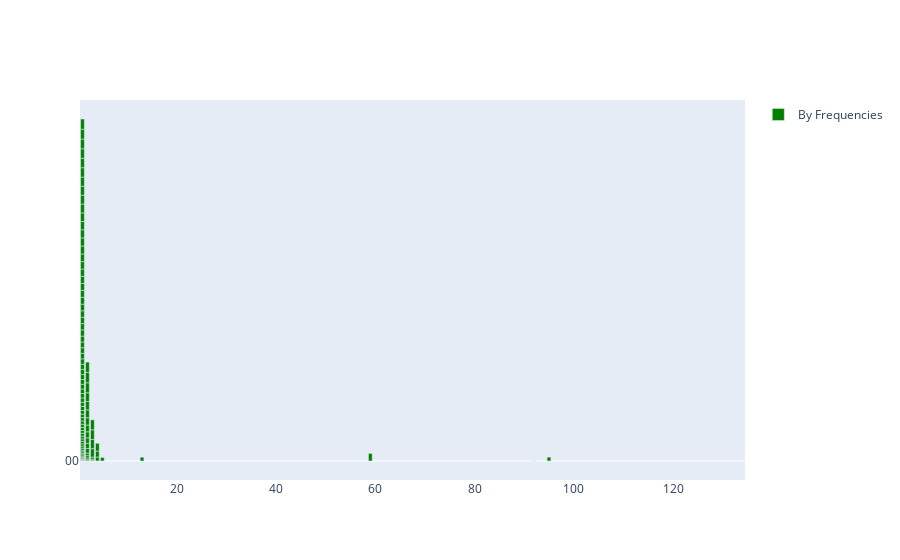

Notebook source saved alongside this figure:
### Markdown cell above
### >>> **Exercise 15 (take home):** 
Additionally, you can attempt to sort the terms on the `x-axis` by frequency instead of in alphabetical order. This way the visualization is more meaninfgul and you will be able to observe the so called [long tail](https://en.wikipedia.org/wiki/Long_tail) (get familiar with this term since it will appear a lot in data mining and other statistics courses). see picture below

![alt txt](https://upload.wikimedia.org/wikipedia/commons/thumb/8/8a/Long_tail.svg/1000px-Long_tail.svg.png)

### Code cell
# Answer here
term_frequencies = []
terms = 100

term_frequencies = np.asarray(X_counts.sum(axis=0)[:,:terms])[0]

fig2 = go.Figure(go.Bar(x=term_frequencies[:terms], 
            y=count_vect.get_feature_names()[:terms], name ='By Frequencies',
                        marker={'color': 'green'}, width= 0.75, showlegend=True))
fig2.show()

### Figure 1 — Plotly figure (JSON) as saved in the notebook; plotly's stock layout.template omitted (floating-point values rounded to 4 significant figures)
{"data": [{"marker": {"color": "green"}, "name": "By Frequencies", "showlegend": true, "type": "bar", "width": 0.75, "x": [134, 92, 1, 2, 1, 3, 1, 1, 1, 1, 2, 1, 1, 3, 1, 1, 1, 2, 1, 3, 1, 2, 1, 1, 1, 2, 1, 1, 1, 1, 1, 1, 1, 1, 5, 1, 13, 95, 4, 1, 1, 1, 1, 1, 2, 1, 1, 1, 2, 1, 1, 1, 1, 2, 1, 1, 1, 4, 2, 1, 1, 1, 1, 1, 2, 1, 1, 1, 1, 1, 2, 1, 59, 1, 4, 2, 1, 1, 1, 1, 2, 3, 1, 2, 1, 1, 1, 1, 3, 1, 1, 1, 3, 1, 1, 3, 2, 1, 2, 2], "y": ["00", "000", "0000", "0000001200", "000005102000", "0001", "000100255pixel", "00014", "000406", "0007", "000usd", "0010", "001004", "0010580b", "001125", "001200201pixel", "0014", "001642", "00196", "002", "0028", "003258u19250", "0033", "0038", "0039", "004021809", "004158", "004627", "0049", "00500", "005148", "00630", "008561", "0094", "00am", "00index", "00pm", "01", "0100", "010116", "010702", "011255", "011308pxf3", "011605", "011720", "012019", "012536", "012946", "013", "013034", "0131", "013423tan102", "013657", "0138", "013846", "0150", "015518", "01580", "015931", "01720", "01752", "0179", "01821", "01830", "0184", "01852", "01854", "01890", "0195", "0199", "01a", "01wb", "02", "020", "0200", "020504", "020637", "020646", "020701tan102", "020751", "02115", "02118", "02139", "02142", "02154", "02160", "021635", "021708", "02173", "0223", "02254", "022621tan102", "023044", "0235", "0237", "024103", "024150", "024626", "025240", "025924"]}], "layout": {}}
